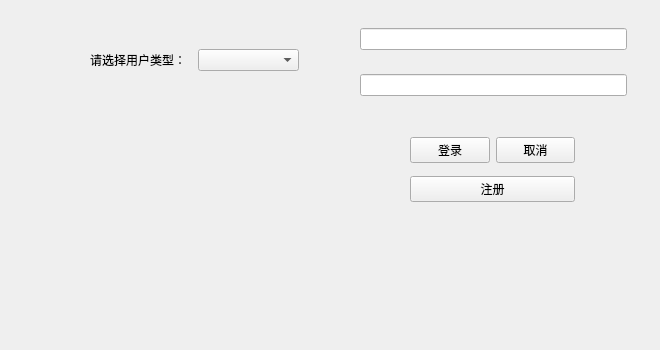
<?xml version="1.0" encoding="UTF-8"?>
<ui version="4.0">
 <class>Patient_login</class>
 <widget class="QWidget" name="Patient_login">
  <property name="geometry">
   <rect>
    <x>0</x>
    <y>0</y>
    <width>660</width>
    <height>350</height>
   </rect>
  </property>
  <property name="minimumSize">
   <size>
    <width>660</width>
    <height>350</height>
   </size>
  </property>
  <property name="maximumSize">
   <size>
    <width>660</width>
    <height>350</height>
   </size>
  </property>
  <property name="windowTitle">
   <string>Patient_login</string>
  </property>
  <widget class="QWidget" name="verticalLayoutWidget_3">
   <property name="geometry">
    <rect>
     <x>410</x>
     <y>130</y>
     <width>165</width>
     <height>80</height>
    </rect>
   </property>
   <layout class="QVBoxLayout" name="verticalLayout_3">
    <item>
     <layout class="QHBoxLayout" name="horizontalLayout">
      <item>
       <widget class="QPushButton" name="pushButton">
        <property name="text">
         <string>登录</string>
        </property>
       </widget>
      </item>
      <item>
       <widget class="QPushButton" name="pushButton_2">
        <property name="text">
         <string>取消</string>
        </property>
       </widget>
      </item>
     </layout>
    </item>
    <item>
     <widget class="QPushButton" name="pushButton_3">
      <property name="text">
       <string>注册</string>
      </property>
     </widget>
    </item>
   </layout>
  </widget>
  <widget class="QWidget" name="">
   <property name="geometry">
    <rect>
     <x>360</x>
     <y>10</y>
     <width>267</width>
     <height>106</height>
    </rect>
   </property>
   <layout class="QVBoxLayout" name="verticalLayout">
    <item>
     <widget class="QLineEdit" name="Login_Window_Username_lineEdit"/>
    </item>
    <item>
     <widget class="QLineEdit" name="Login_Window_Passwords_lineEdit">
      <property name="minimumSize">
       <size>
        <width>200</width>
        <height>0</height>
       </size>
      </property>
     </widget>
    </item>
   </layout>
  </widget>
  <widget class="QLabel" name="label">
   <property name="geometry">
    <rect>
     <x>20</x>
     <y>80</y>
     <width>381</width>
     <height>251</height>
    </rect>
   </property>
   <property name="text">
    <string/>
   </property>
   <property name="pixmap">
    <pixmap>:/resources/icons/LoginBackground_1.png</pixmap>
   </property>
   <property name="scaledContents">
    <bool>true</bool>
   </property>
  </widget>
  <widget class="QWidget" name="horizontalLayoutWidget">
   <property name="geometry">
    <rect>
     <x>90</x>
     <y>20</y>
     <width>209</width>
     <height>80</height>
    </rect>
   </property>
   <layout class="QHBoxLayout" name="horizontalLayout_2">
    <item>
     <widget class="QLabel" name="label_2">
      <property name="text">
       <string>请选择用户类型：</string>
      </property>
     </widget>
    </item>
    <item>
     <widget class="QComboBox" name="LoginWindow_usertype_comboBox"/>
    </item>
   </layout>
  </widget>
  <widget class="QLabel" name="label_3">
   <property name="geometry">
    <rect>
     <x>450</x>
     <y>210</y>
     <width>91</width>
     <height>121</height>
    </rect>
   </property>
   <property name="text">
    <string/>
   </property>
   <property name="pixmap">
    <pixmap>:/resources/icons/LoginBackground_2.png</pixmap>
   </property>
   <property name="scaledContents">
    <bool>true</bool>
   </property>
  </widget>
 </widget>
 <resources/>
 <connections/>
</ui>
